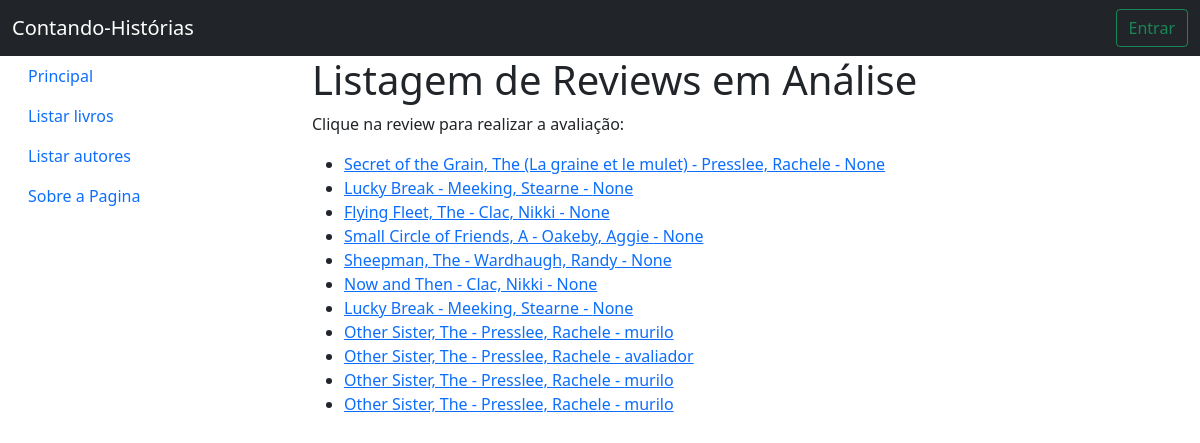
/catalago/reviews, run on the app's committed database.
### catalago/models.py (models this page shows, shortened)
class Review(models.Model):
    data_review = models.DateTimeField(auto_now_add=True)
    resumo = models.CharField(max_length=200, help_text="Headline da review")
    review = models.TextField(max_length=2000, help_text="Conteúdo da review")
    livro = models.ForeignKey(Livro,
                              help_text="Autor do livro",
                              on_delete=models.CASCADE)
    revisor = models.ForeignKey(User,
                                help_text="Usuário que criou a review",
                                related_name="user_revisor",
                                null=True,
                                on_delete=models.CASCADE)
    avaliador = models.ForeignKey(User,
                                  help_text="Usuário que avaliou esta review",
                                  related_name="user_avaliador",
                                  null=True,
                                  on_delete=models.SET_NULL)
    class Meta:
        permissions = (("pode_avaliar_review", "Pode avaliar uma review cadastrada"),)
    class ReviewStatus(models.TextChoices):
        EM_ANALISE = 'e', "Em análise"
        REPROVADA = 'r', "Reprovada"
        APROVADA = 'a', "Aprovada"
    status = models.CharField(max_length=1,
                              help_text="Status do review",
                              default=ReviewStatus.EM_ANALISE,
                              choices=ReviewStatus.choices)

class Livro(models.Model):
    titulo = models.CharField(max_length=200, help_text="Titulo do livro")
    sumario = models.TextField(max_length=2000, help_text="Sumario do livro")
    edicao = models.CharField(max_length=20, help_text="Titulo do livro")
    isbn = models.CharField(verbose_name="ISBN",
                            max_length=13,
                            help_text="ISBN do livro",
                            unique=True)
    idioma = models.ForeignKey(Idioma,
                               help_text="Idioma do livro",
                               on_delete=models.SET_NULL,
                               null=True)
    autor = models.ForeignKey(Autor,
                              help_text="Autor do livro",
                              on_delete=models.CASCADE,
                              null=True)
    generos = models.ManyToManyField(Genero)
    def __str__(self):
        return f'{self.titulo} - {self.autor}'

class Autor(models.Model):
    primeiro_nome = models.CharField(max_length=100,
                                     help_text="Primeiro nome do autor")
    sobrenome = models.CharField(max_length=100,
                                 help_text="sobrenome do autor")
    edicao = models.CharField(max_length=10,
                              null=True,
                              help_text="edicao do livro")
    data_nascimento = models.DateField('Data de nascimento',
                                       null=True,
                                       blank=True,
                                       default=None,
                                       help_text="Data de nascimento do autor")
    data_morte = models.DateField('Data do óbito',
                                  null=True,
                                  blank=True,
                                  default=None,
                                  help_text="Data de morte do autor")
    def __str__(self):
        return f'{self.sobrenome}, {self.primeiro_nome}'

### catalago/views.py (the view)
# urls.py: path('reviews', views.ReviewListView.as_view(), name='review_list'),
class ReviewListView(generic.ListView):
  model = Review
  queryset = Review.objects.filter(status=Review.ReviewStatus.EM_ANALISE)

### catalago/templates/catalago/review_list.html
{% extends 'base.html' %}
{% block conteudo %}
<h1>Listagem de Reviews em Análise</h1>
{% if review_list %}
  <p>Clique na review para realizar a avaliação:</p>
  <ul>
    {% for review in review_list %}
      <li><a href="{% url 'review_avaliar' review.id %}">{{ review.livro }} - {{ review.revisor}}</a></li>
    {% endfor %}
  </ul>
{% else %}
<p>Não há reviews em análise cadastradas no sistema</p>
{% endif %}
{% endblock %}

### data on the page
Review: livro "Secret of the Grain, The (La graine et le mulet) - Presslee, Rachele", revisor "None"
Review: livro "Lucky Break - Meeking, Stearne", revisor "None"
Review: livro "Flying Fleet, The - Clac, Nikki", revisor "None"
Review: livro "Small Circle of Friends, A - Oakeby, Aggie", revisor "None"
Review: livro "Sheepman, The - Wardhaugh, Randy", revisor "None"
Review: livro "Now and Then - Clac, Nikki", revisor "None"
Review: livro "Lucky Break - Meeking, Stearne", revisor "None"
Review: livro "Other Sister, The - Presslee, Rachele", revisor "murilo"
Review: livro "Other Sister, The - Presslee, Rachele", revisor "avaliador"
Review: livro "Other Sister, The - Presslee, Rachele", revisor "murilo"
Review: livro "Other Sister, The - Presslee, Rachele", revisor "murilo"
